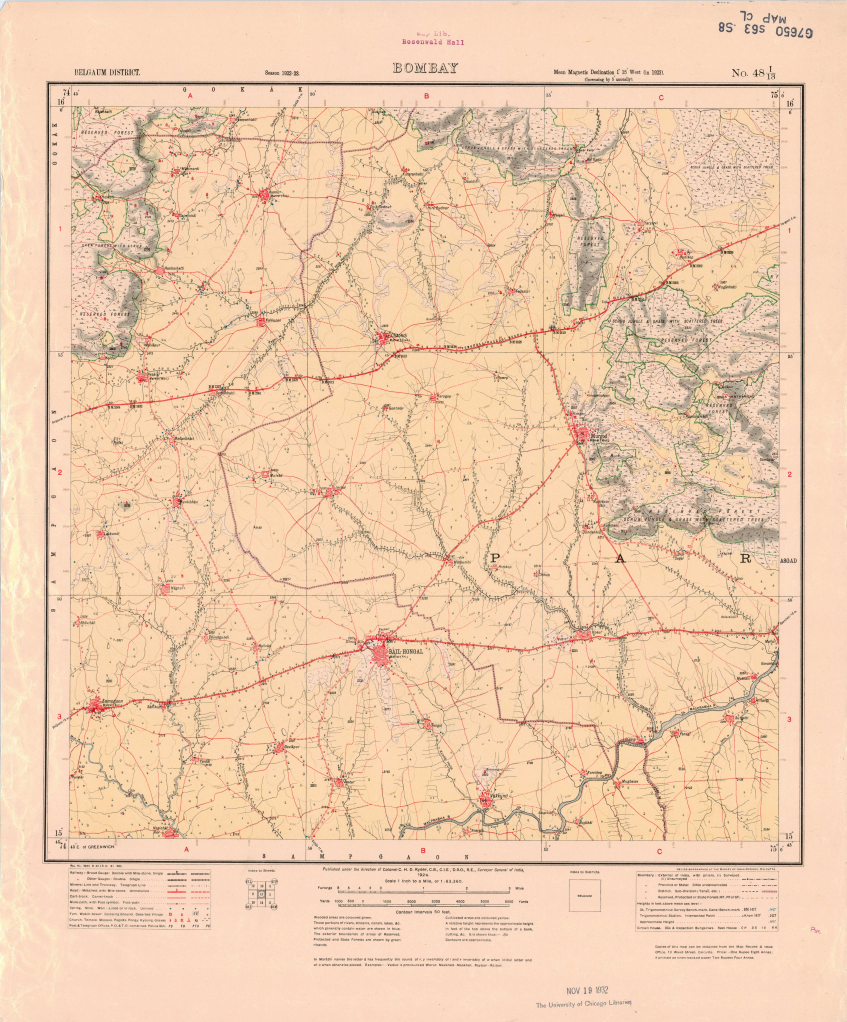
#> input picture historical_maps/raw/48_I_13_Belgaum_District__1924_.jpg, 5928 x 7152 px, given in place of 48_I_13_Belgaum_District__1924_.jpg_c.png, which was not available (shown at 1/7 size)
$ python pm2.py ../../../historical_maps/raw/48_I_13_Belgaum_District__1924_.jpg 1.0 5 5 1.0
#> lines starting #> are read from the running program, lines starting #| are printed output that depends on the picture; pictures that were not available may be replaced by others from this repository, and a replacement may not be noted
import cv2,numpy as np,sys,json
site=sys.argv[1]; blur=float(sys.argv[2]); ps=int(sys.argv[3]); srch=int(sys.argv[4]); thr=float(sys.argv[5])
c=cv2.imread('w_%s_c.png'%site,0).astype(np.float32); s=cv2.imread('w_%s_s.png'%site,0).astype(np.float32)
#> after `c = cv2.imread('w_%s_c.png' % site, 0).astype(np.float32)`:
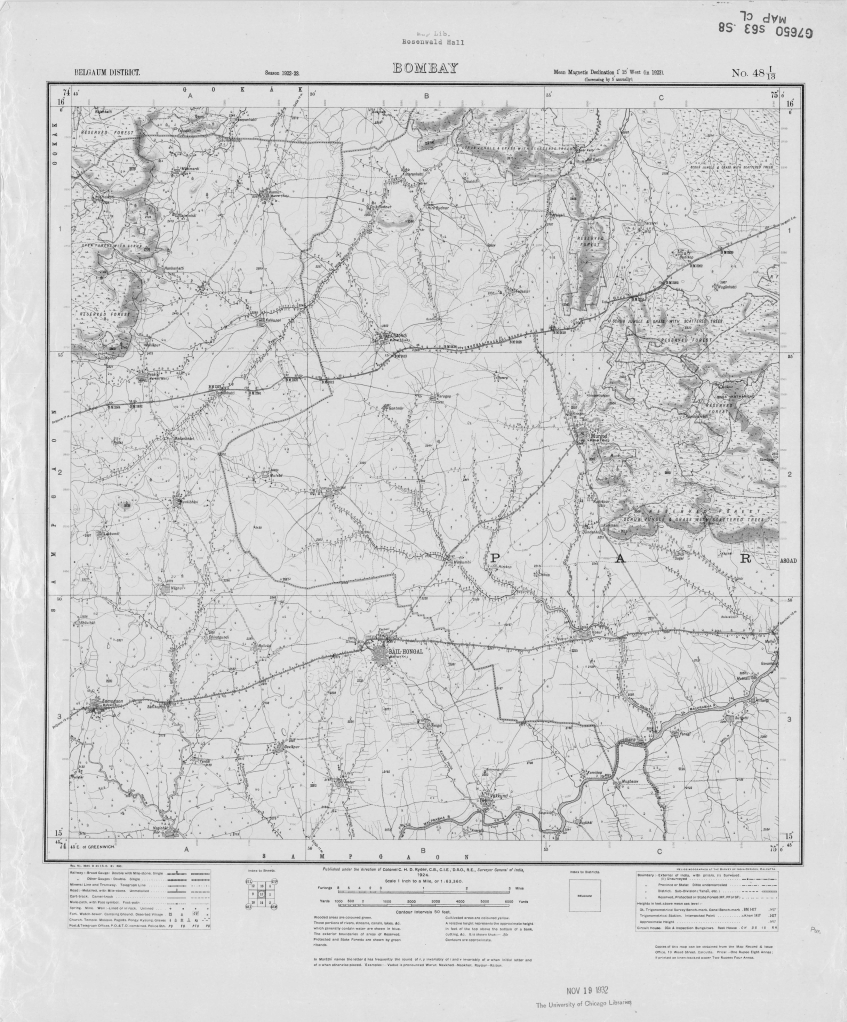
#> c: shape (7152, 5928) float32 (shown at 1/7 size); min 0, max 255, mean 210.7
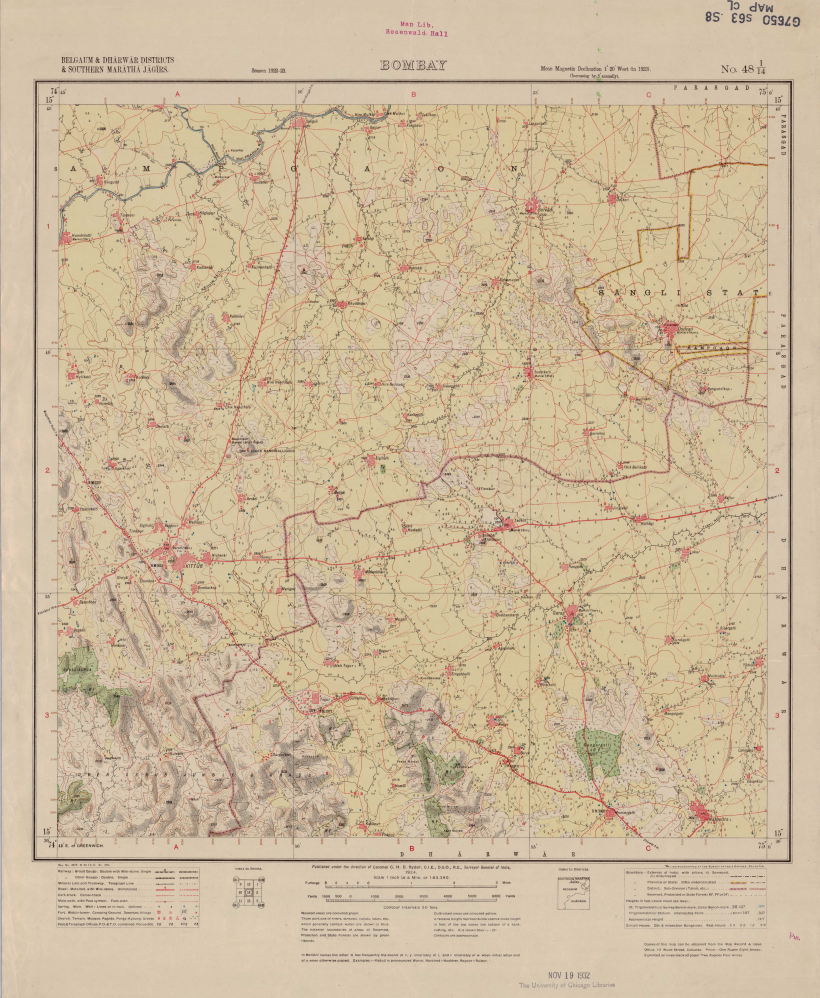
#> input picture historical_maps/raw/48_I_14_Belgaum_District__1924_.jpg, 5736 x 6986 px, given in place of 48_I_13_Belgaum_District__1924_.jpg_s.png, which was not available (shown at 1/7 size)
#> after `s = cv2.imread('w_%s_s.png' % site, 0).astype(np.float32)`:
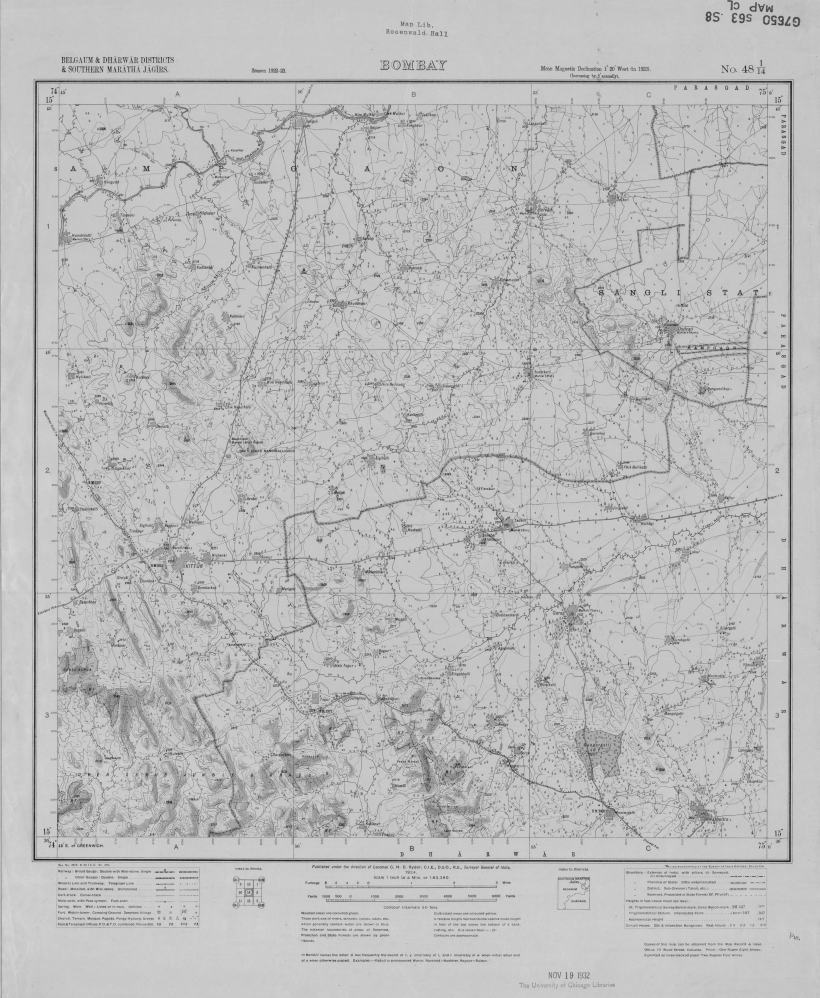
#> s: shape (6986, 5736) float32 (shown at 1/7 size); min 0, max 254, mean 187.9
C=cv2.GaussianBlur(c,(0,0),blur); S=cv2.GaussianBlur(s,(0,0),blur)
P=[];Q=[];V=[]
step=ps
for yy in range(srch+ps,1200-ps-srch,step):
  for xx in range(srch+ps,1200-ps-srch,step):
    if (c[yy-ps:yy+ps,xx-ps:xx+ps]==0).mean()>0.02: continue
    t=C[yy-ps:yy+ps,xx-ps:xx+ps]
    if t.std()<5: continue
    r=cv2.matchTemplate(S[yy-ps-srch:yy+ps+srch,xx-ps-srch:xx+ps+srch],t,cv2.TM_CCOEFF_NORMED); _,mx,_,l=cv2.minMaxLoc(r)
    if mx>thr: P.append((xx,yy)); Q.append((xx+l[0]-srch,yy+l[1]-srch)); V.append(mx)
#> after the loop, P = []; Q = []; V = []
P=np.float32(P);Q=np.float32(Q); print('cand',len(P))
#> after `P = np.float32(P)`: P = empty array
#> after `Q = np.float32(Q)`: Q = empty array
#| cand 0
#> (the run stopped early here; a loop or call above may not have finished)
